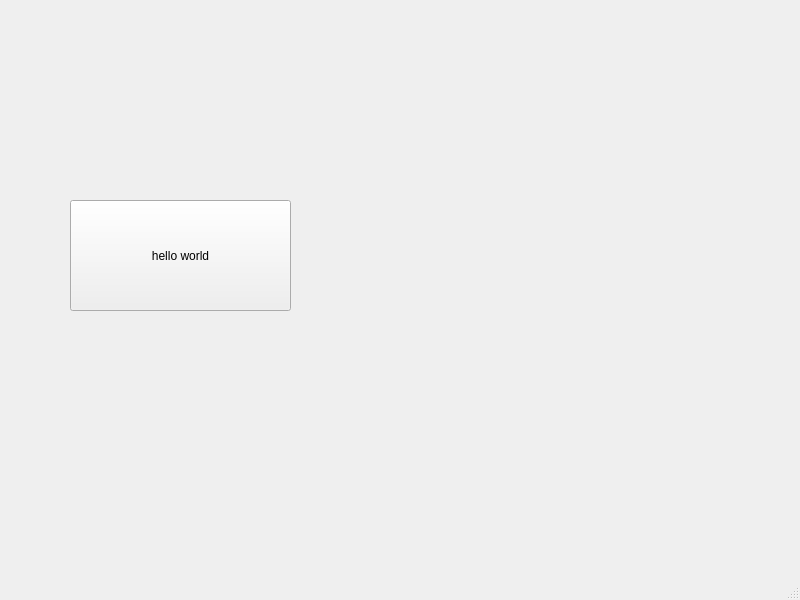
<?xml version="1.0" encoding="UTF-8"?>
<ui version="4.0">
 <class>MainWindow</class>
 <widget class="QMainWindow" name="MainWindow">
  <property name="geometry">
   <rect>
    <x>0</x>
    <y>0</y>
    <width>800</width>
    <height>600</height>
   </rect>
  </property>
  <property name="windowTitle">
   <string>MainWindow</string>
  </property>
  <widget class="QWidget" name="centralwidget">
   <widget class="QPushButton" name="pushButton">
    <property name="geometry">
     <rect>
      <x>70</x>
      <y>200</y>
      <width>221</width>
      <height>111</height>
     </rect>
    </property>
    <property name="text">
     <string>hello world</string>
    </property>
   </widget>
  </widget>
  <widget class="QMenuBar" name="menubar">
   <property name="geometry">
    <rect>
     <x>0</x>
     <y>0</y>
     <width>800</width>
     <height>23</height>
    </rect>
   </property>
  </widget>
  <widget class="QStatusBar" name="statusbar"/>
 </widget>
 <resources/>
 <connections/>
</ui>
